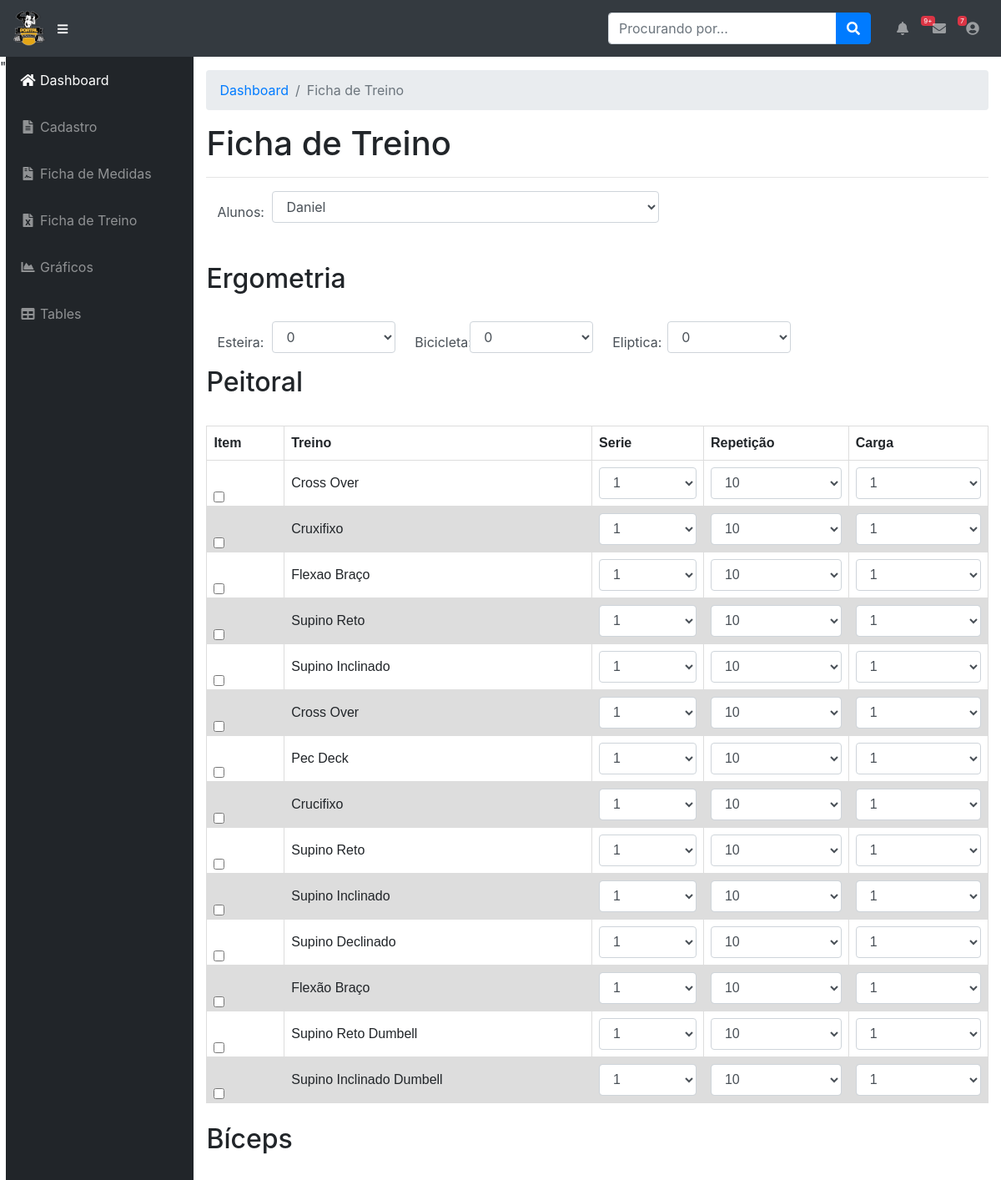
Page /ftreino.php (upper part) on the committed database.
### tables this page shows
create table `grupo` (
  `Id` int primary key not null auto_increment,
  `nomeg` varchar(99) not null
);

create table `tipo` (
  `id` int primary key not null auto_increment,
  `nomet` varchar(40) not null,
  `imagem` varchar(6) not null,
  `fk_grupo_id` int not null,
  foreign key (fk_grupo_id) references grupo(id)
);

### funcoes/carrega_treino.php (the view, shortened to what this page needs)
<?php
include 'funcoes/conn.php';
$selectGrupo = "SELECT * FROM grupo";
$resul 	= $conn->query($selectGrupo);
if ($resul->num_rows > 0) {
  while($linha1 = $resul->fetch_assoc()) {
    $Id = $linha1['Id'];
    $grupo = $linha1['nomeg'];
    echo "<h2>$grupo</h2>
    </br>
    <div class='table-responsive'>
    <table>
    <thead>
        <tr>
          <th>Item</th>
          <th>Treino</th>
          <th>Serie</th>
          <th>Repetição</th>
          <th>Carga</th>
        </tr>
    </thead>
    <tbody>";
    $select = "SELECT * FROM tipo WHERE fk_grupo_id = $Id";
    $resultado 	= $conn->query($select);
    if ($resultado->num_rows > 0) {
      while($linha = $resultado->fetch_assoc()) {
        $nome = $linha['nomet'];
        $id = $linha['id'];
          carregaLinha ($id, $nome);
        }
      }
      echo "</tbody> </table> </div> </br>";
    }
}
function carregaLinha ($id, $nome){
  echo "<tr>";
  echo "<td>
  <div class='form-check justify-content-center'>
    <label class='form-check-label'>
      <input type='checkbox' class='form-check-input' value='$id'>
      </label>
  </div>
  </td>";
    echo "<td>$nome</td>";
  echo "<td>
  <select class='form-control' id='serie'>
    <option>1</option>
    <option>2</option>
    <option>3</option>
    <option>4</option>
    <option>5</option>
  </select>
  </td>";
  echo "<td>
  <select class='form-control' id='repeticao'>
    <option>10</option>
    <option>20</option>
    <option>30</option>
    <option>40</option>
    <option>50</option>
  </select>
  </td>";
  echo "<td>
  <select class='form-control' id='carga'>
  <option>1</option>
  <option>2</option>
  <option>3</option>
  <option>4</option>
  <option>5</option>
  <option>6</option>
  <option>7</option>
  <option>8</option>
  <option>9</option>
  <option>10</option>
  <option>15</option>
  <option>20</option>
  <option>25</option>
  <option>30</option>
  <option>35</option>
  <option>40</option>
  <option>45</option>
  <option>50</option>
  <option>55</option>
  <option>60</option>
  <option>65</option>
  <option>70</option>
  <option>75</option>
  <option>80</option>
  <option>85</option>
  <option>90</option>
  <option>95</option>
  <option>100</option>
  <option>105</option>
  <option>110</option>
  <option>115</option>
  <option>120</option>
  <option>125</option>
  <option>130</option>
  <option>135</option>
  <option>140</option>
  <option>145</option>
  <option>150</option>
  </select>
  </td>";
  echo "</tr>";
}
?>

### ftreino.php (style rules this page uses)
table { font-family: arial, sans-serif; border-collapse: collapse; width: 100%; }
td, th { border: 1px solid #dddddd; text-align: left; padding: 8px; }
tr:nth-child(even) { background-color: #dddddd; }

### rows in the picture
grupo: nomeg "Peitoral"
tipo: nomet "Cross Over"
tipo: nomet "Cruxifixo"
tipo: nomet "Flexao Braço"
tipo: nomet "Supino Reto"
tipo: nomet "Supino Inclinado"
tipo: nomet "Cross Over"
tipo: nomet "Pec Deck"
tipo: nomet "Crucifixo"
tipo: nomet "Supino Reto"
tipo: nomet "Supino Inclinado"
tipo: nomet "Supino Declinado"
tipo: nomet "Flexão Braço"
tipo: nomet "Supino Reto Dumbell"
tipo: nomet "Supino Inclinado Dumbell"
grupo: nomeg "Bíceps"

### other values in the picture
form field usuario "Daniel"
